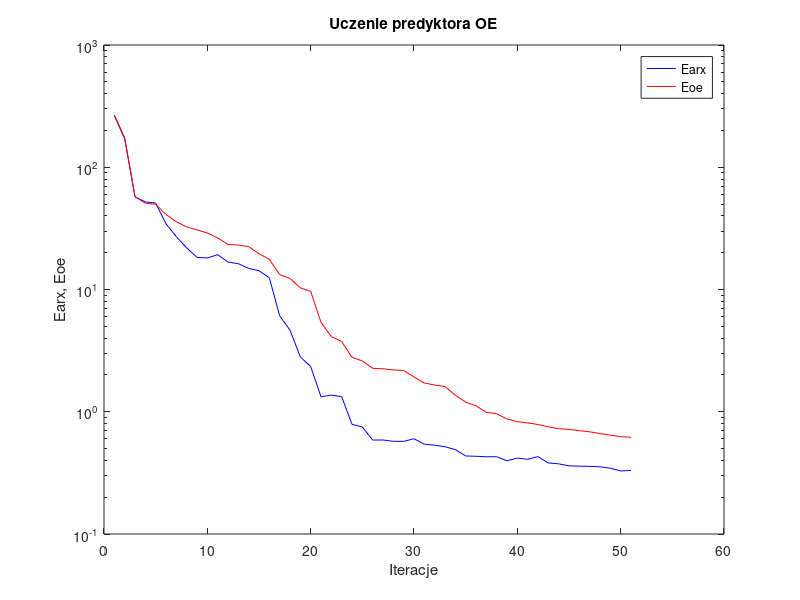
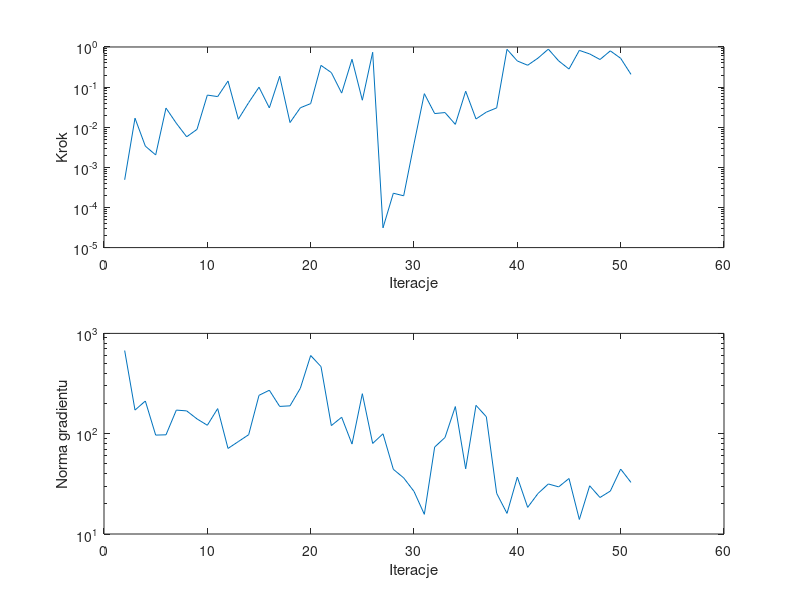

The MATLAB source for these figures, in order:
%uczenie predyktora oe
clear all;
n=0; farx(n+1)=2.637018e+002; foe(n+1)=2.676724e+002; wspucz(n+1)=0.000000e+000; ng(n+1)=0.000000e+000;
%odnowa zmiennej metryki
n=1; farx(n+1)=1.713844e+002; foe(n+1)=1.743425e+002; krok(n+1)=4.898436e-004; ng(n+1)=6.746026e+002;
n=2; farx(n+1)=5.729759e+001; foe(n+1)=5.746568e+001; krok(n+1)=1.680437e-002; ng(n+1)=1.719838e+002;
n=3; farx(n+1)=5.208222e+001; foe(n+1)=5.079950e+001; krok(n+1)=3.378712e-003; ng(n+1)=2.117354e+002;
n=4; farx(n+1)=5.093308e+001; foe(n+1)=4.980353e+001; krok(n+1)=2.038825e-003; ng(n+1)=9.683927e+001;
n=5; farx(n+1)=3.445835e+001; foe(n+1)=4.111967e+001; krok(n+1)=3.002384e-002; ng(n+1)=9.747951e+001;
n=6; farx(n+1)=2.705110e+001; foe(n+1)=3.581023e+001; krok(n+1)=1.254679e-002; ng(n+1)=1.719125e+002;
n=7; farx(n+1)=2.191044e+001; foe(n+1)=3.253179e+001; krok(n+1)=5.770731e-003; ng(n+1)=1.688015e+002;
n=8; farx(n+1)=1.830680e+001; foe(n+1)=3.070623e+001; krok(n+1)=8.839546e-003; ng(n+1)=1.404379e+002;
n=9; farx(n+1)=1.812215e+001; foe(n+1)=2.899099e+001; krok(n+1)=6.325938e-002; ng(n+1)=1.213740e+002;
n=10; farx(n+1)=1.927256e+001; foe(n+1)=2.640327e+001; krok(n+1)=5.801457e-002; ng(n+1)=1.779407e+002;
n=11; farx(n+1)=1.677719e+001; foe(n+1)=2.337051e+001; krok(n+1)=1.417332e-001; ng(n+1)=7.127385e+001;
n=12; farx(n+1)=1.625507e+001; foe(n+1)=2.309150e+001; krok(n+1)=1.583007e-002; ng(n+1)=8.344064e+001;
n=13; farx(n+1)=1.487762e+001; foe(n+1)=2.242595e+001; krok(n+1)=4.109961e-002; ng(n+1)=9.772770e+001;
n=14; farx(n+1)=1.425254e+001; foe(n+1)=1.960251e+001; krok(n+1)=9.946858e-002; ng(n+1)=2.413298e+002;
n=15; farx(n+1)=1.245858e+001; foe(n+1)=1.765691e+001; krok(n+1)=3.034235e-002; ng(n+1)=2.711860e+002;
n=16; farx(n+1)=6.095555e+000; foe(n+1)=1.323438e+001; krok(n+1)=1.865458e-001; ng(n+1)=1.870525e+002;
n=17; farx(n+1)=4.652460e+000; foe(n+1)=1.232278e+001; krok(n+1)=1.308616e-002; ng(n+1)=1.895431e+002;
n=18; farx(n+1)=2.810377e+000; foe(n+1)=1.031472e+001; krok(n+1)=3.052860e-002; ng(n+1)=2.837882e+002;
n=19; farx(n+1)=2.344731e+000; foe(n+1)=9.667566e+000; krok(n+1)=3.879553e-002; ng(n+1)=6.018633e+002;
n=20; farx(n+1)=1.326393e+000; foe(n+1)=5.378572e+000; krok(n+1)=3.477470e-001; ng(n+1)=4.666270e+002;
n=21; farx(n+1)=1.367853e+000; foe(n+1)=4.119624e+000; krok(n+1)=2.301336e-001; ng(n+1)=1.204421e+002;
n=22; farx(n+1)=1.329214e+000; foe(n+1)=3.755410e+000; krok(n+1)=7.092411e-002; ng(n+1)=1.458925e+002;
n=23; farx(n+1)=7.887533e-001; foe(n+1)=2.785282e+000; krok(n+1)=4.936156e-001; ng(n+1)=7.879906e+001;
n=24; farx(n+1)=7.509297e-001; foe(n+1)=2.603150e+000; krok(n+1)=4.713644e-002; ng(n+1)=2.504654e+002;
n=25; farx(n+1)=5.869213e-001; foe(n+1)=2.267235e+000; krok(n+1)=7.382907e-001; ng(n+1)=7.996327e+001;
%odnowa zmiennej metryki
n=26; farx(n+1)=5.875680e-001; foe(n+1)=2.245787e+000; krok(n+1)=3.107255e-005; ng(n+1)=9.979848e+001;
n=27; farx(n+1)=5.729024e-001; foe(n+1)=2.196185e+000; krok(n+1)=2.266194e-004; ng(n+1)=4.415680e+001;
n=28; farx(n+1)=5.722541e-001; foe(n+1)=2.174207e+000; krok(n+1)=1.954789e-004; ng(n+1)=3.627404e+001;
n=29; farx(n+1)=6.016769e-001; foe(n+1)=1.922966e+000; krok(n+1)=3.856570e-003; ng(n+1)=2.659051e+001;
n=30; farx(n+1)=5.421414e-001; foe(n+1)=1.718714e+000; krok(n+1)=6.864555e-002; ng(n+1)=1.570919e+001;
n=31; farx(n+1)=5.327387e-001; foe(n+1)=1.653990e+000; krok(n+1)=2.191235e-002; ng(n+1)=7.359803e+001;
n=32; farx(n+1)=5.177794e-001; foe(n+1)=1.609809e+000; krok(n+1)=2.319637e-002; ng(n+1)=9.165864e+001;
n=33; farx(n+1)=4.900540e-001; foe(n+1)=1.364970e+000; krok(n+1)=1.178924e-002; ng(n+1)=1.864243e+002;
n=34; farx(n+1)=4.349667e-001; foe(n+1)=1.197301e+000; krok(n+1)=7.903310e-002; ng(n+1)=4.466693e+001;
n=35; farx(n+1)=4.321809e-001; foe(n+1)=1.119877e+000; krok(n+1)=1.605804e-002; ng(n+1)=1.916593e+002;
n=36; farx(n+1)=4.283664e-001; foe(n+1)=9.890048e-001; krok(n+1)=2.378798e-002; ng(n+1)=1.475901e+002;
n=37; farx(n+1)=4.289282e-001; foe(n+1)=9.630122e-001; krok(n+1)=3.034189e-002; ng(n+1)=2.543429e+001;
n=38; farx(n+1)=3.971676e-001; foe(n+1)=8.731437e-001; krok(n+1)=8.752990e-001; ng(n+1)=1.604992e+001;
n=39; farx(n+1)=4.181593e-001; foe(n+1)=8.298740e-001; krok(n+1)=4.480580e-001; ng(n+1)=3.689651e+001;
n=40; farx(n+1)=4.086893e-001; foe(n+1)=8.106221e-001; krok(n+1)=3.505976e-001; ng(n+1)=1.842999e+001;
n=41; farx(n+1)=4.294785e-001; foe(n+1)=7.864404e-001; krok(n+1)=5.281352e-001; ng(n+1)=2.534419e+001;
n=42; farx(n+1)=3.810428e-001; foe(n+1)=7.530415e-001; krok(n+1)=8.842170e-001; ng(n+1)=3.153462e+001;
n=43; farx(n+1)=3.749279e-001; foe(n+1)=7.265883e-001; krok(n+1)=4.500546e-001; ng(n+1)=2.950661e+001;
n=44; farx(n+1)=3.607559e-001; foe(n+1)=7.168706e-001; krok(n+1)=2.821404e-001; ng(n+1)=3.575420e+001;
n=45; farx(n+1)=3.589115e-001; foe(n+1)=7.003718e-001; krok(n+1)=8.231292e-001; ng(n+1)=1.396160e+001;
n=46; farx(n+1)=3.573146e-001; foe(n+1)=6.851569e-001; krok(n+1)=6.710813e-001; ng(n+1)=3.025413e+001;
n=47; farx(n+1)=3.548493e-001; foe(n+1)=6.633971e-001; krok(n+1)=4.872449e-001; ng(n+1)=2.311995e+001;
n=48; farx(n+1)=3.449358e-001; foe(n+1)=6.434866e-001; krok(n+1)=8.006244e-001; ng(n+1)=2.679419e+001;
n=49; farx(n+1)=3.278563e-001; foe(n+1)=6.257375e-001; krok(n+1)=5.219391e-001; ng(n+1)=4.440247e+001;
n=50; farx(n+1)=3.310243e-001; foe(n+1)=6.180849e-001; krok(n+1)=2.073757e-001; ng(n+1)=3.266961e+001;

figure; semilogy(farx,'b'); hold on; semilogy(foe,'r'); xlabel('Iteracje'); ylabel('Earx, Eoe'); legend('Earx','Eoe'); title('Uczenie predyktora OE');
figure; subplot(2,1,1); semilogy(krok); xlabel('Iteracje'); ylabel('Krok');
subplot(2,1,2); semilogy(ng); xlabel('Iteracje'); ylabel('Norma gradientu');
Earx=farx(n+1)
Eoe=foe(n+1)
